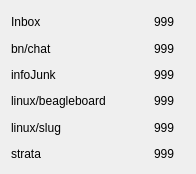
<?xml version="1.0" encoding="UTF-8"?>
<ui version="4.0">
 <class>MailFilterStatus</class>
 <widget class="QWidget" name="MailFilterStatus">
  <property name="geometry">
   <rect>
    <x>0</x>
    <y>0</y>
    <width>196</width>
    <height>174</height>
   </rect>
  </property>
  <property name="minimumSize">
   <size>
    <width>196</width>
    <height>174</height>
   </size>
  </property>
  <property name="maximumSize">
   <size>
    <width>196</width>
    <height>174</height>
   </size>
  </property>
  <property name="windowTitle">
   <string>MailFilterStatus</string>
  </property>
  <layout class="QGridLayout" name="gridLayout">
   <item row="0" column="0">
    <widget class="QLabel" name="Inbox">
     <property name="minimumSize">
      <size>
       <width>141</width>
       <height>21</height>
      </size>
     </property>
     <property name="maximumSize">
      <size>
       <width>141</width>
       <height>21</height>
      </size>
     </property>
     <property name="text">
      <string>Inbox</string>
     </property>
    </widget>
   </item>
   <item row="0" column="1">
    <widget class="QLabel" name="numEmailsInInbox">
     <property name="minimumSize">
      <size>
       <width>31</width>
       <height>21</height>
      </size>
     </property>
     <property name="maximumSize">
      <size>
       <width>31</width>
       <height>21</height>
      </size>
     </property>
     <property name="text">
      <string>999</string>
     </property>
    </widget>
   </item>
   <item row="1" column="0">
    <widget class="QLabel" name="bnChat">
     <property name="minimumSize">
      <size>
       <width>141</width>
       <height>21</height>
      </size>
     </property>
     <property name="maximumSize">
      <size>
       <width>141</width>
       <height>21</height>
      </size>
     </property>
     <property name="text">
      <string>bn/chat</string>
     </property>
    </widget>
   </item>
   <item row="1" column="1">
    <widget class="QLabel" name="numEmailsInBnChat">
     <property name="minimumSize">
      <size>
       <width>31</width>
       <height>21</height>
      </size>
     </property>
     <property name="maximumSize">
      <size>
       <width>31</width>
       <height>21</height>
      </size>
     </property>
     <property name="text">
      <string>999</string>
     </property>
    </widget>
   </item>
   <item row="2" column="0">
    <widget class="QLabel" name="infoJunk">
     <property name="minimumSize">
      <size>
       <width>141</width>
       <height>21</height>
      </size>
     </property>
     <property name="maximumSize">
      <size>
       <width>141</width>
       <height>21</height>
      </size>
     </property>
     <property name="text">
      <string>infoJunk</string>
     </property>
    </widget>
   </item>
   <item row="2" column="1">
    <widget class="QLabel" name="numEmailsInInfojunk">
     <property name="minimumSize">
      <size>
       <width>31</width>
       <height>21</height>
      </size>
     </property>
     <property name="maximumSize">
      <size>
       <width>31</width>
       <height>21</height>
      </size>
     </property>
     <property name="text">
      <string>999</string>
     </property>
    </widget>
   </item>
   <item row="3" column="0">
    <widget class="QLabel" name="linuxBeagleBoard">
     <property name="minimumSize">
      <size>
       <width>141</width>
       <height>21</height>
      </size>
     </property>
     <property name="maximumSize">
      <size>
       <width>141</width>
       <height>21</height>
      </size>
     </property>
     <property name="text">
      <string>linux/beagleboard</string>
     </property>
    </widget>
   </item>
   <item row="3" column="1">
    <widget class="QLabel" name="numEmailsInLinuxBeagleBoard">
     <property name="minimumSize">
      <size>
       <width>31</width>
       <height>21</height>
      </size>
     </property>
     <property name="maximumSize">
      <size>
       <width>31</width>
       <height>21</height>
      </size>
     </property>
     <property name="text">
      <string>999</string>
     </property>
    </widget>
   </item>
   <item row="4" column="0">
    <widget class="QLabel" name="linuxSlug">
     <property name="minimumSize">
      <size>
       <width>141</width>
       <height>21</height>
      </size>
     </property>
     <property name="maximumSize">
      <size>
       <width>141</width>
       <height>21</height>
      </size>
     </property>
     <property name="text">
      <string>linux/slug</string>
     </property>
    </widget>
   </item>
   <item row="4" column="1">
    <widget class="QLabel" name="numEmailsInLinuxSlug">
     <property name="minimumSize">
      <size>
       <width>31</width>
       <height>21</height>
      </size>
     </property>
     <property name="maximumSize">
      <size>
       <width>31</width>
       <height>21</height>
      </size>
     </property>
     <property name="text">
      <string>999</string>
     </property>
    </widget>
   </item>
   <item row="5" column="0">
    <widget class="QLabel" name="strata">
     <property name="minimumSize">
      <size>
       <width>141</width>
       <height>21</height>
      </size>
     </property>
     <property name="maximumSize">
      <size>
       <width>141</width>
       <height>21</height>
      </size>
     </property>
     <property name="text">
      <string>strata</string>
     </property>
    </widget>
   </item>
   <item row="5" column="1">
    <widget class="QLabel" name="numEmailsInStrata">
     <property name="minimumSize">
      <size>
       <width>31</width>
       <height>21</height>
      </size>
     </property>
     <property name="maximumSize">
      <size>
       <width>31</width>
       <height>21</height>
      </size>
     </property>
     <property name="text">
      <string>999</string>
     </property>
    </widget>
   </item>
  </layout>
 </widget>
 <layoutdefault spacing="6" margin="11"/>
 <resources/>
 <connections/>
</ui>
